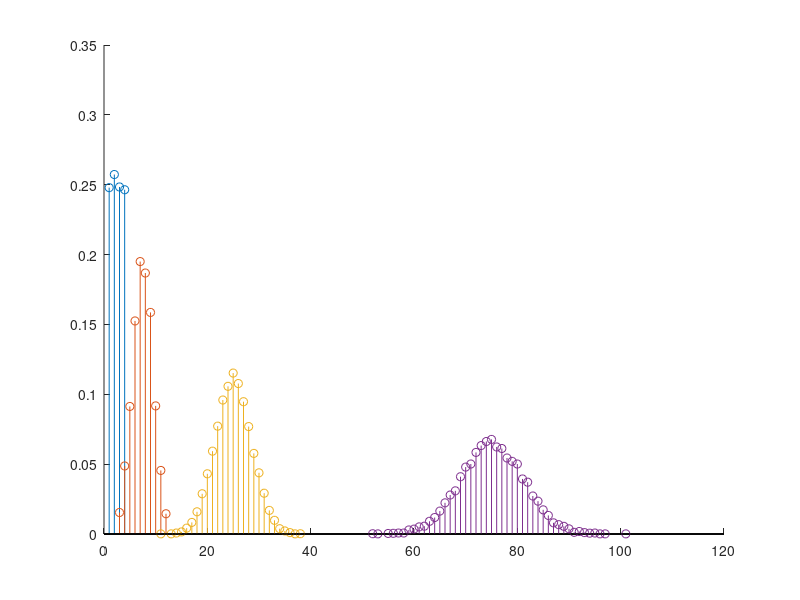

Write MATLAB code to recreate this figure. (Note: this script raises an error after producing the figure.)
%% a
close all; clc; clear all;
samples = [1,3,10,30];

i = 1;
for n = samples
    xs = randi([1,4],10000,n);
    Z = sum(xs,2);
    fprintf("Z @ n =%3d = %4.5f ; =%4.5f\n",n,mean(Z),var(Z))
    z(i,:) = Z;
    i = i + 1;
end
%%
figure(1)
hold on
for i = 1:length(samples)
   [C,ia,ic] = unique(z(i,:));
    a_counts = accumarray(ic,1);
    value_counts = [C', a_counts];
    stem(C',a_counts/sum(a_counts));
end
legend("n="+string(samples),'FontSize',20)
fprintf("\n\n")
ylabel("P[Zn = z]",'FontSize',20)
xlabel("Zn",'FontSize',20)
%% b 
clearvars -except samples

i = 1;
for n = samples
    mu = (4+1)/2;
    var = ((4-1+1)^2 - 1) / 12;
    z_mu(i) = (mu*n);
    z_var(i) = (var*n);
    fprintf("Z_mu @ n = %3d = %4.5f\n",n,z_mu(i))
    fprintf("Z_var @ n = %3d = %4.5f\n\n",n,z_var(i))
    i = i + 1;
end
%% c
figure(1)
hold on
for i = 1:length(samples)
x = linspace(z_mu(i) - sqrt(z_var(i))*3,z_mu(i) + sqrt(z_var(i))*3,1000);
y = normpdf(x,z_mu(i),sqrt(z_var(i)));
plot(x,y,'linewidth',3)
end
legend('CLT n=1','CLT n=3','CLT n=10','CLT n=30','PDF n=1','PDF n=3','PDF n=10','PDF n=30')